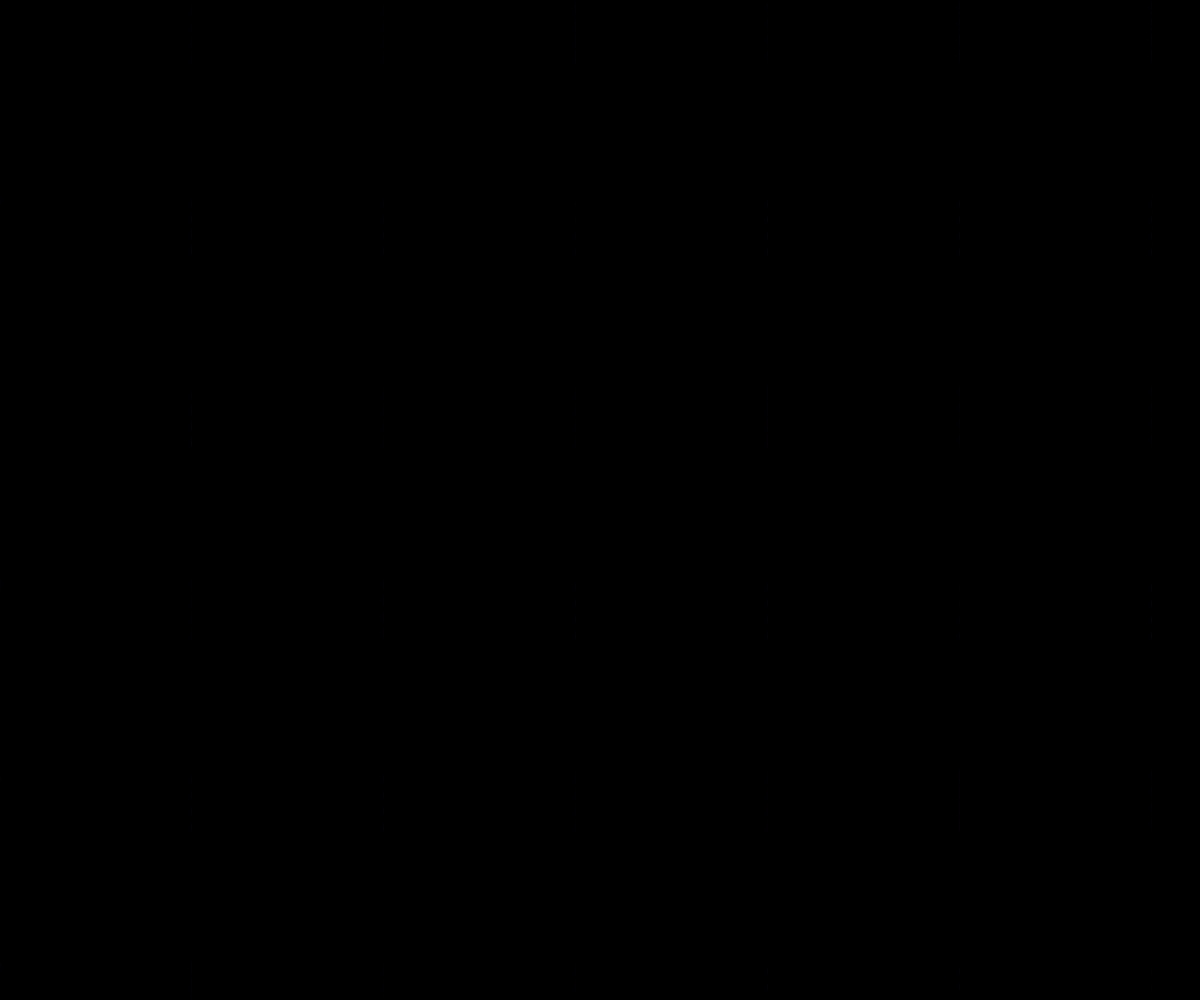
Frame 1 (no input)
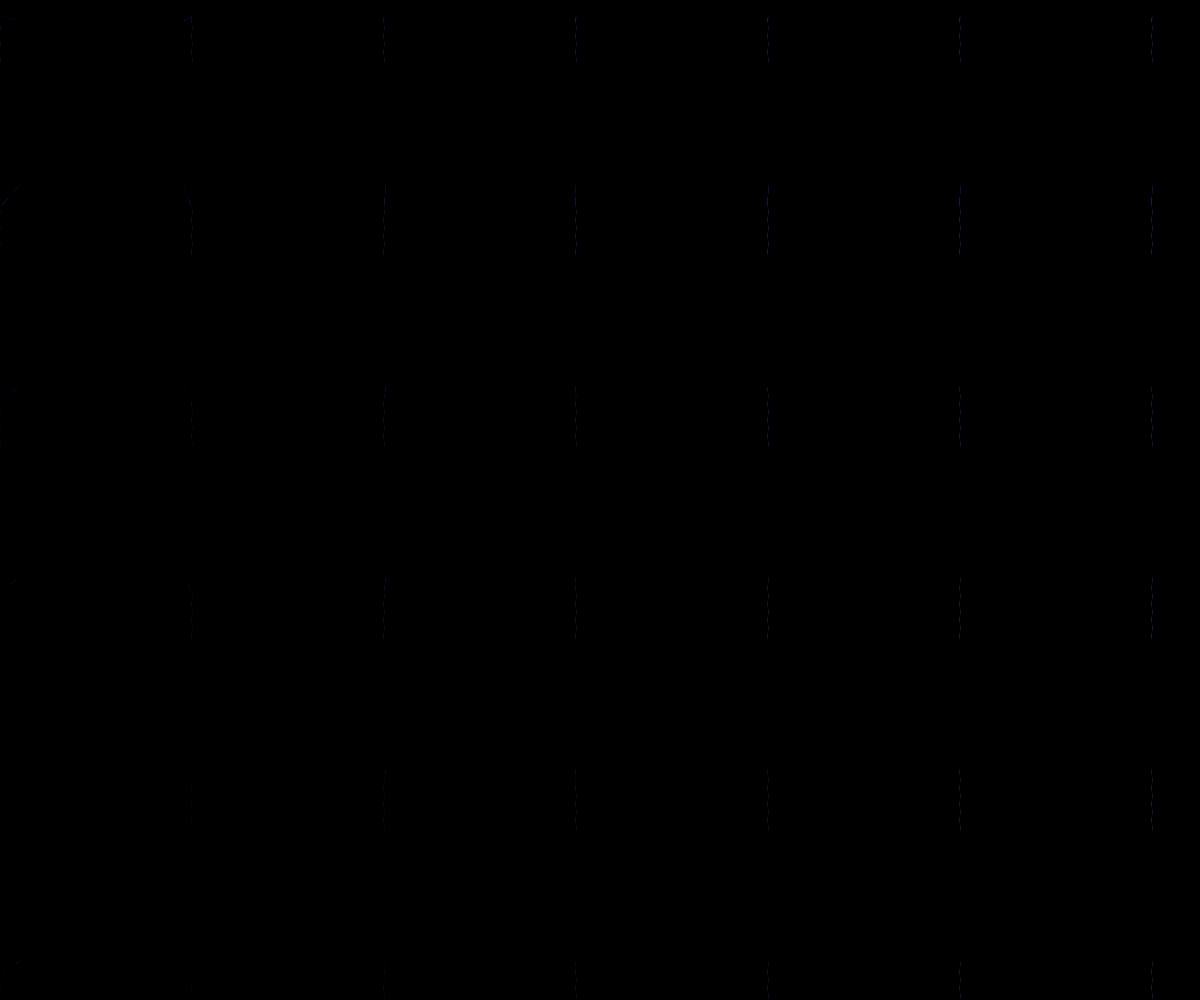
Frame 60 (no input)
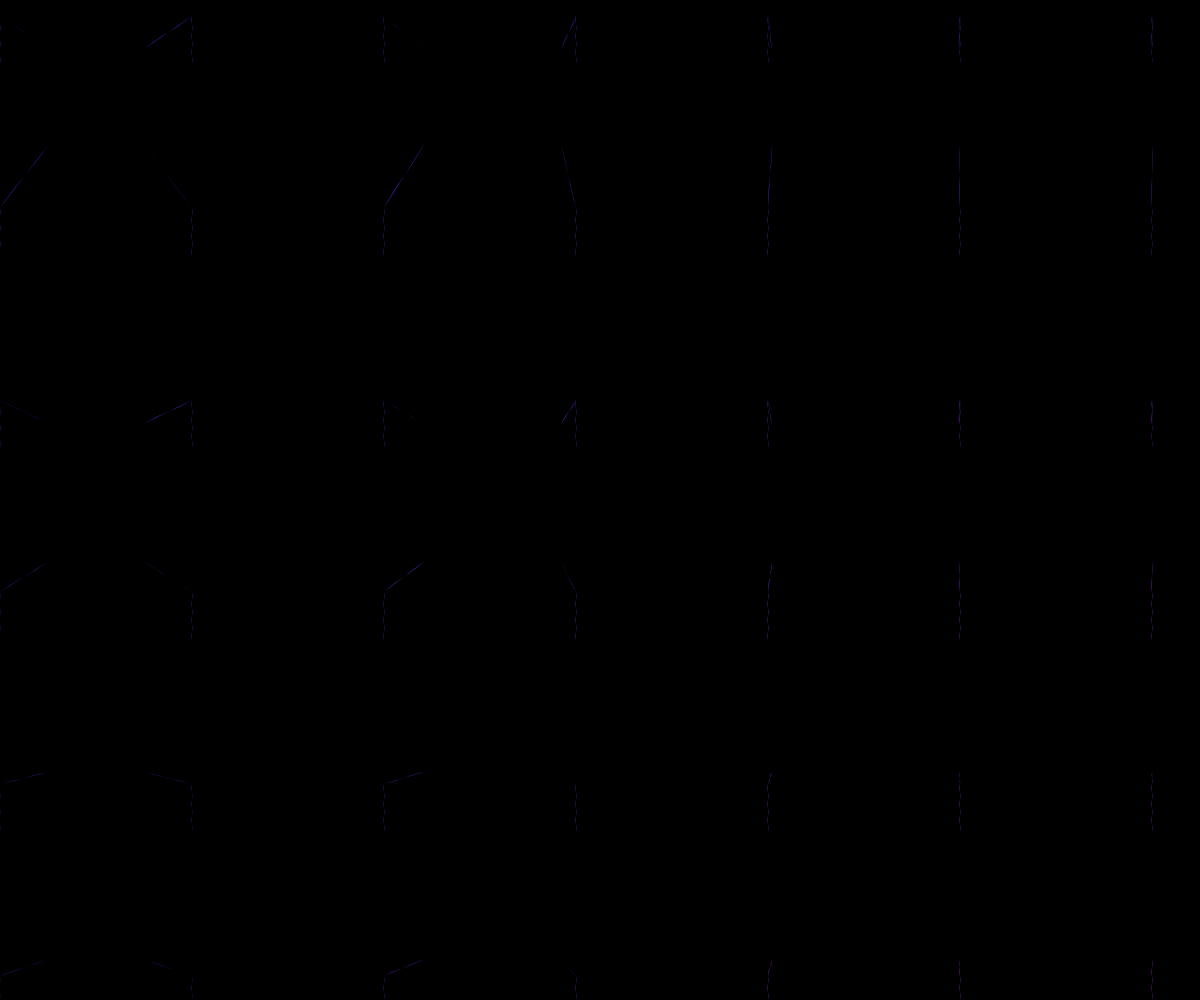
Frame 120 (the mouse pressed at the canvas centre since frame 60)

The p5.js sketch that drew these frames (run headless with seeded random() and noise() and a simulated clock; from frame 60 on, the mouse is pressed at the canvas centre):

// p5.js sketch
// ── sketch.js
let rods = [];
let springs = [];
let time = 0;

function setup() {
  createCanvas(windowWidth, windowHeight);
  noStroke();
  colorMode(HSB, 360, 100, 100, 1);

  // Create a grid of rods
  const rodSize = 80;
  const spacing = rodSize * 1.2;
  const cols = Math.ceil(width / spacing) + 2;
  const rows = Math.ceil(height / spacing) + 2;

  for (let row = 0; row < rows; row++) {
    for (let col = 0; col < cols; col++) {
      const x = col * spacing;
      const y = row * spacing;
      
      // Create a rod with segments
      const segments = [];
      const numSegments = 5;
      for (let i = 0; i < numSegments; i++) {
        segments.push({
          x: x,
          y: y + i * (rodSize / numSegments),
          angle: 0,
          targetAngle: 0
        });
      }
      
      rods.push({
        segments: segments,
        x: x,
        y: y,
        size: rodSize,
        hue: 240 + (col + row) * 3
      });
    }
  }

  // Create springs between adjacent rods
  for (let row = 0; row < rows - 1; row++) {
    for (let col = 0; col < cols - 1; col++) {
      const idx1 = row * cols + col;
      const idx2 = row * cols + col + 1;
      const idx3 = (row + 1) * cols + col;
      
      if (idx1 < rods.length && idx2 < rods.length) {
        springs.push({ rodA: idx1, rodB: idx2 });
      }
      if (idx1 < rods.length && idx3 < rods.length) {
        springs.push({ rodA: idx1, rodB: idx3 });
      }
    }
  }
}

function draw() {
  background(0);
  time += 0.01;

  // Update rod angles based on spring tension
  for (let i = 0; i < rods.length; i++) {
    const rod = rods[i];
    const targetAngle = sin(time + i * 0.2) * 0.3;
    
    for (let j = 0; j < rod.segments.length; j++) {
      const segment = rod.segments[j];
      segment.targetAngle = targetAngle;
      
      // Smooth the angle transition
      segment.angle += (segment.targetAngle - segment.angle) * 0.1;
    }
  }

  // Apply spring forces between rods
  for (let spring of springs) {
    const rodA = rods[spring.rodA];
    const rodB = rods[spring.rodB];
    
    if (rodA && rodB) {
      // Connect the first segments of each rod
      const segA = rodA.segments[0];
      const segB = rodB.segments[0];
      
      // Calculate spring force
      const dx = segB.x - segA.x;
      const dy = segB.y - segA.y;
      const distance = sqrt(dx * dx + dy * dy);
      const targetDistance = 120;
      
      if (distance > 0) {
        const force = (distance - targetDistance) * 0.01;
        const fx = (dx / distance) * force;
        const fy = (dy / distance) * force;
        
        segA.x -= fx;
        segA.y -= fy;
        segB.x += fx;
        segB.y += fy;
      }
    }
  }

  // Draw the rods
  for (let rod of rods) {
    push();
    translate(rod.x, rod.y);
    
    // Draw each segment with a slight offset based on its angle
    for (let i = 0; i < rod.segments.length - 1; i++) {
      const segA = rod.segments[i];
      const segB = rod.segments[i + 1];
      
      const angle = (segA.angle + segB.angle) / 2;
      
      // Create a slight variation in color
      const hue = rod.hue + sin(time * 0.5 + i * 0.3) * 5;
      const brightness = 50 + sin(time + i * 0.2) * 20;
      
      fill(hue, 80, brightness);
      
      // Draw a thin rod segment
      const len = rod.size / (rod.segments.length - 1);
      const x1 = segA.x;
      const y1 = segA.y;
      const x2 = segB.x;
      const y2 = segB.y;
      
      // Create a slight curve based on angle
      const midX = (x1 + x2) / 2;
      const midY = (y1 + y2) / 2;
      
      const curveOffset = sin(angle) * 5;
      
      beginShape();
      vertex(x1, y1);
      bezierVertex(
        midX - curveOffset,
        midY - curveOffset,
        midX + curveOffset,
        midY + curveOffset,
        x2, y2
      );
      endShape();
    }
    
    pop();
  }
}

function windowResized() {
  resizeCanvas(windowWidth, windowHeight);
}
